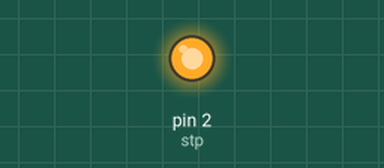
Bench run of a sketch on a simulated Arduino Uno, built with avr-gcc and run on an emulated ATmega328P. Shown: output pins drawn as LEDs (lit = HIGH).

Above: at 0.05 s.
Timing chart, 0 to 3.0 s (numbered marks = the images above):
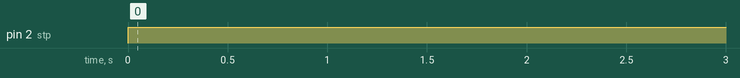

The sketch:

steppertest.ino
```cpp
#define stp 2
void setup()
{
  pinMode(stp,OUTPUT);

}
void loop()
{
  digitalWrite(stp,LOW);
  delay(1);
  digitalWrite(stp,HIGH);


  delay(1250);

}
```

Measured:
- by itself, pin 2 (stp): LOW → HIGH at 0.00 s
